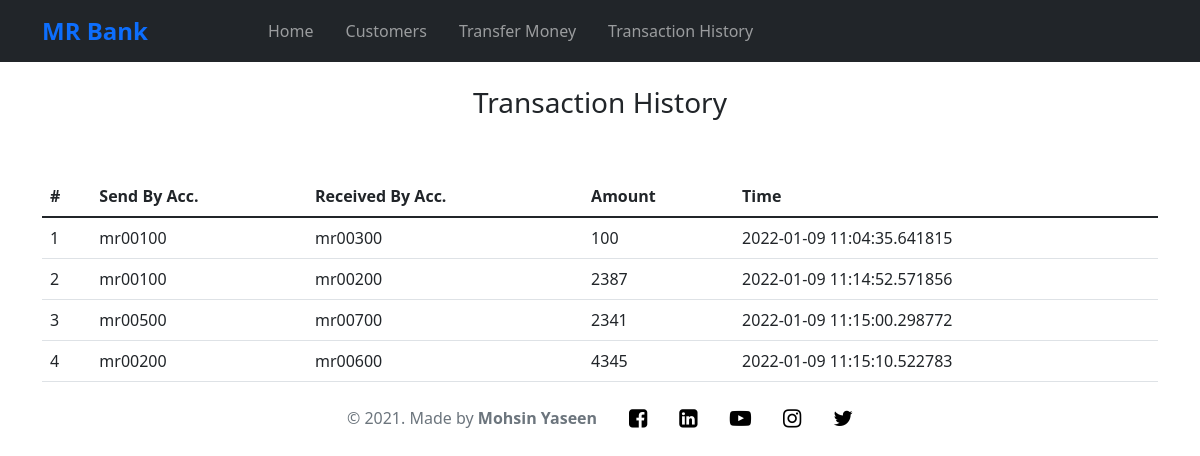
/transaction_history.php, run on the app's committed database.
### tables this page shows
CREATE TABLE `history` (
  `from_acc` varchar(16) NOT NULL,
  `to_acc` varchar(16) NOT NULL,
  `amount` int(16) NOT NULL,
  `time` timestamp(6) NOT NULL DEFAULT current_timestamp(6) ON UPDATE current_timestamp(6),
  `tid` int(16) NOT NULL
);

### transaction_history.php (the view, shortened to what this page needs)
<!DOCTYPE html>
<html lang="en">
<head>
    <link rel="stylesheet" href="./style.css">
</head>
<body>
    <?php
    include 'connection.php';
    include 'nav.php';
    ?>
    <div class="container pt-4 d-flex flex-column justify-content-center align-items-center">
        <h3 class="h3">Transaction History</h4>
    </div>
    <div class="container pt-5">
        <table class="table">
            <thead>
                <tr>
                    <th scope="col">#</th>
                    <th scope="col">Send By Acc.</th>
                    <th scope="col">Received By Acc.</th>
                    <th scope="col">Amount</th>
                    <th scope="col">Time</th>
                </tr>
            </thead>
            <tbody>
                <?php
                if (!$conn) {
                    echo "Something went wrong" . mysqli_connect_error();
                } else {
                    $query = "SELECT * FROM history;";
                    $answer = mysqli_query($conn, $query);
                    if (mysqli_num_rows($answer) > 0) {
                        while ($rows = mysqli_fetch_array($answer)) {
                            if (isset($rows)) {
                ?>
                                <tr>
                                    <td><?= $rows['tid'] ?></td>
                                    <td><?= $rows['from_acc'] ?></td>
                                    <td><?= $rows['to_acc'] ?></td>
                                    <td><?= $rows['amount'] ?></td>
                                    <td><?= $rows['time'] ?></td>
                                </tr>
                <?php
                            }
                        }
                    }
                }
                ?>
            </tbody>
        </table>
    </div>
    <?php
    include 'footer.php'
    ?>
</body>
</html>

### data on the page
history: tid "1", from_acc "mr00100", to_acc "mr00300", amount "100", time "2022-01-09 11:04:35.641815"
history: tid "2", from_acc "mr00100", to_acc "mr00200", amount "2387", time "2022-01-09 11:14:52.571856"
history: tid "3", from_acc "mr00500", to_acc "mr00700", amount "2341", time "2022-01-09 11:15:00.298772"
history: tid "4", from_acc "mr00200", to_acc "mr00600", amount "4345", time "2022-01-09 11:15:10.522783"
